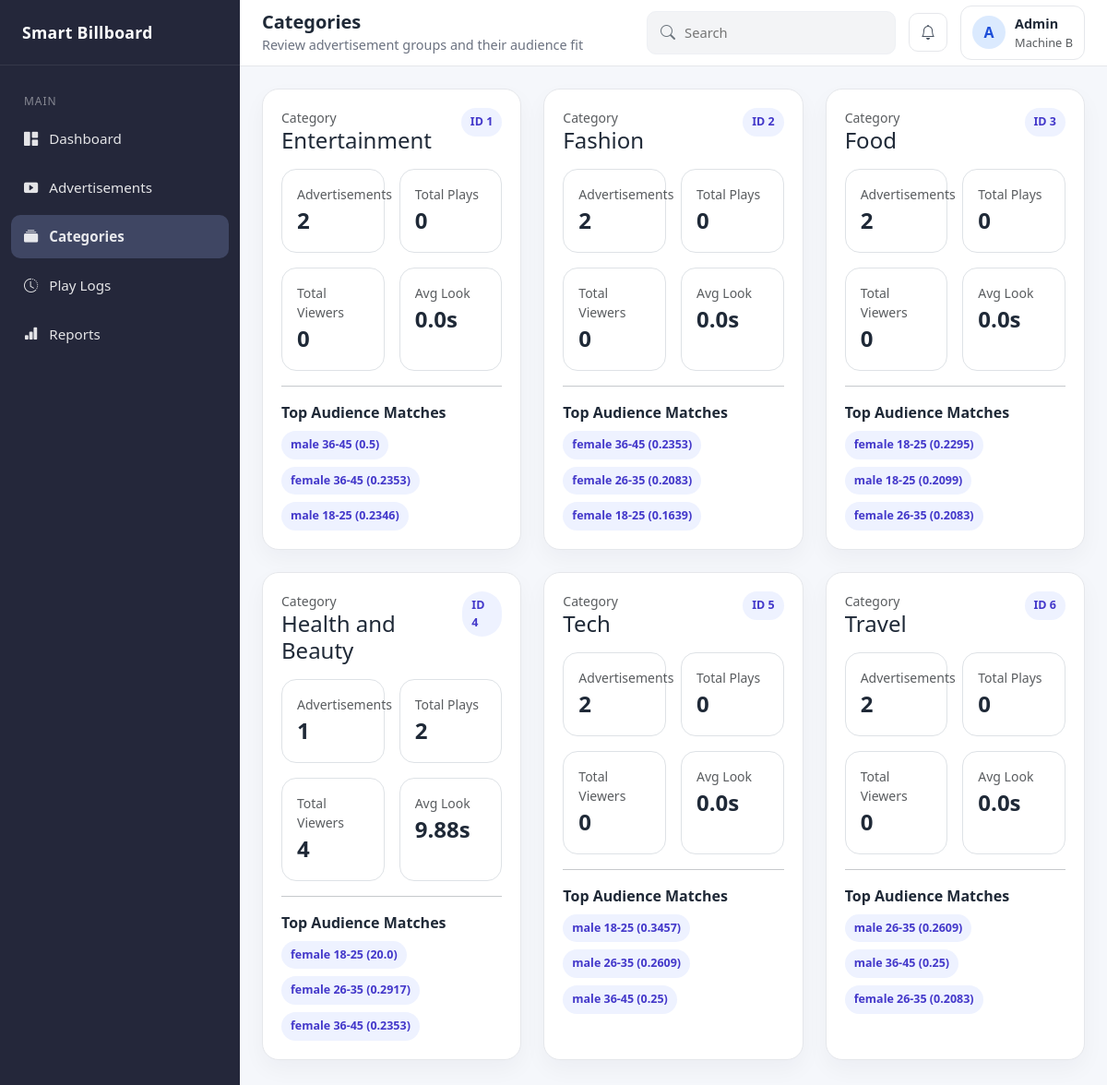
Page /dashboard/categories on the earlier database version.
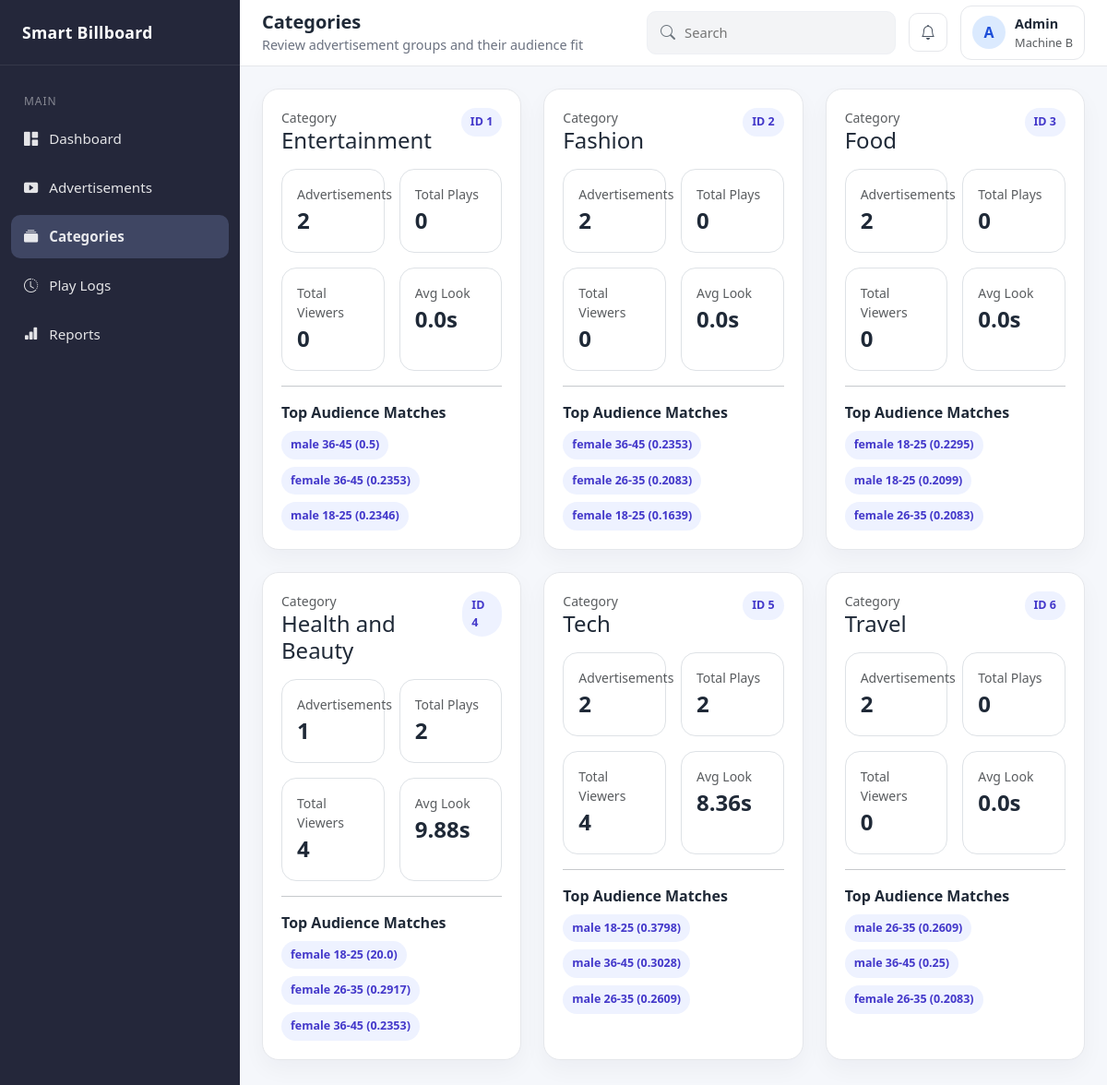
Same page on the later database version.
### app/models/category.py (models this page shows)
class Category(Base):
    __tablename__ = "categories"
    id: Mapped[int] = mapped_column(primary_key=True, autoincrement=True)
    name: Mapped[str] = mapped_column(String(255), nullable=False, unique=True)
    created_at: Mapped[datetime] = mapped_column(
        DateTime,
        nullable=False,
        server_default=func.now(),
    )
    advertisements: Mapped[List["Advertisement"]] = relationship(
        "Advertisement",
        back_populates="category",
    )
    category_audience_scores: Mapped[List["CategoryAudienceScore"]] = relationship(
        "CategoryAudienceScore",
        back_populates="category",
    )

### app/models/category_audience_score.py (models this page shows)
class CategoryAudienceScore(Base):
    __tablename__ = "category_audience_scores"
    __table_args__ = (
            UniqueConstraint(
                "category_id",
                "audience_segment_id",
                name="uq_category_audience_scores_category_segment",
            ),
            CheckConstraint("initial_score >= 0", name="ck_category_audience_scores_initial_score_non_negative"),
            CheckConstraint("current_score >= 0", name="ck_category_audience_scores_current_score_non_negative"),
        )
    id: Mapped[int] = mapped_column(primary_key=True, autoincrement=True)
    category_id: Mapped[int] = mapped_column(
        ForeignKey("categories.id"),
        nullable=False,
        index=True,
    )
    audience_segment_id: Mapped[int] = mapped_column(
        ForeignKey("audience_segments.id"),
        nullable=False,
        index=True,
    )
    initial_score: Mapped[float] = mapped_column(Float, nullable=False)
    current_score: Mapped[float] = mapped_column(Float, nullable=False)
    updated_at: Mapped[datetime] = mapped_column(
        DateTime,
        nullable=False,
        server_default=func.now(),
        onupdate=func.now(),
    )
    category: Mapped["Category"] = relationship(
        "Category",
        back_populates="category_audience_scores",
    )
    audience_segment: Mapped["AudienceSegment"] = relationship(
        "AudienceSegment",
        back_populates="category_audience_scores",
    )

### app/models/audience_segment.py (models this page shows)
class AudienceSegment(Base):
    __tablename__ = "audience_segments"
    __table_args__ = (
        UniqueConstraint(
            "gender",
            "age_min",
            "age_max",
            name="uq_audience_segments_gender_age_range",
        ),
        CheckConstraint("age_min >= 0", name="ck_audience_segments_age_min_non_negative"),
        CheckConstraint("age_max >= age_min", name="ck_audience_segments_age_range_valid"),
    )
    id: Mapped[int] = mapped_column(primary_key=True, autoincrement=True)
    gender: Mapped[str] = mapped_column(String(50), nullable=False, index=True)
    age_group: Mapped[str] = mapped_column(String(50), nullable=False)
    age_min: Mapped[int] = mapped_column(Integer, nullable=False)
    age_max: Mapped[int] = mapped_column(Integer, nullable=False)
    created_at: Mapped[datetime] = mapped_column(
        DateTime,
        nullable=False,
        server_default=func.now(),
    )
    category_audience_scores: Mapped[List["CategoryAudienceScore"]] = relationship(
        "CategoryAudienceScore",
        back_populates="audience_segment",
    )
    ad_play_logs: Mapped[List["AdPlayLog"]] = relationship(
        "AdPlayLog",
        back_populates="dominant_audience_segment",
    )
    ad_performance_summaries: Mapped[List["AdPerformanceSummary"]] = relationship(
        "AdPerformanceSummary",
        back_populates="audience_segment",
    )

### app/controllers/dashboard_controller.py (the view)
@router.get("/dashboard/categories", response_class=HTMLResponse)
def categories_page(
    request: Request,
    db: Session = Depends(get_db),
):
    dashboard_service = DashboardService(db)
    categories = dashboard_service.get_categories_page_data()
    return templates.TemplateResponse(
        request=request,
        name="dashboard/categories.html",
        context={
            "page_title": "Categories",
            "page_subtitle": "Review advertisement groups and their audience fit",
            "active_page": "categories",
            "categories": categories,
        },
    )

### app/templates/dashboard/categories.html (shortened to what this page needs)
{% extends "base.html" %}
{% block content %}
<div class="container-fluid px-0">
    <div class="row g-4 mb-4">
        {% for category in categories %}
            <div class="col-12 col-md-6 col-xl-4">
                <div class="panel-card h-100">
                    <div class="panel-body">
                        <div class="d-flex justify-content-between align-items-start mb-3">
                            <div>
                                <div class="text-muted small">Category</div>
                                <h4 class="mb-0">{{ category.name }}</h4>
                            </div>
                            <span class="badge-soft">ID {{ category.id }}</span>
                        </div>
                        <div class="row g-3">
                            <div class="col-6">
                                <div class="border rounded-4 p-3 h-100">
                                    <div class="text-muted small">Advertisements</div>
                                    <div class="fs-4 fw-bold">{{ category.ad_count }}</div>
                                </div>
                            </div>
                            <div class="col-6">
                                <div class="border rounded-4 p-3 h-100">
                                    <div class="text-muted small">Total Plays</div>
                                    <div class="fs-4 fw-bold">{{ category.total_plays }}</div>
                                </div>
                            </div>
                            <div class="col-6">
                                <div class="border rounded-4 p-3 h-100">
                                    <div class="text-muted small">Total Viewers</div>
                                    <div class="fs-4 fw-bold">{{ category.total_viewers }}</div>
                                </div>
                            </div>
                            <div class="col-6">
                                <div class="border rounded-4 p-3 h-100">
                                    <div class="text-muted small">Avg Look</div>
                                    <div class="fs-4 fw-bold">{{ category.avg_look_duration }}s</div>
                                </div>
                            </div>
                        </div>
                        <hr>
                        <div>
                            <div class="fw-semibold mb-2">Top Audience Matches</div>
                            {% if category.top_segments %}
                                <div class="d-flex flex-wrap gap-2">
                                    {% for segment in category.top_segments %}
                                        <span class="badge-soft">
                                            {{ segment.gender }} {{ segment.age_group }} ({{ segment.current_score }})
                                        </span>
                                    {% endfor %}
                                </div>
                            {% else %}
                                <div class="text-muted small">No score data available</div>
                            {% endif %}
                        </div>
                    </div>
                </div>
            </div>
        {% endfor %}
    </div>
</div>
{% endblock %}

Differences in the rows shown:
computed for Category "Tech": total_plays "0" → "2"; total_viewers "0" → "4"; avg_look_duration "0.0" → "8.36"
changed CategoryAudienceScore (number 13 of 18 on the later page): current_score "0.3457" → "0.3798"
changed CategoryAudienceScore (number 14 of 18 on the later page): current_score "0.25" → "0.3028"; moves up the list
